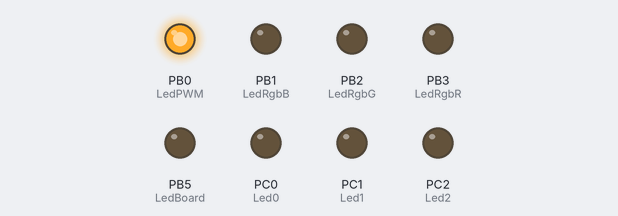
The program below on a simulated ATmega328P, built with avr-gcc and emulated at 16 MHz. Parts: output pins drawn as LEDs (lit = HIGH).

Above: at 0.2 s.
At 1.2 s:
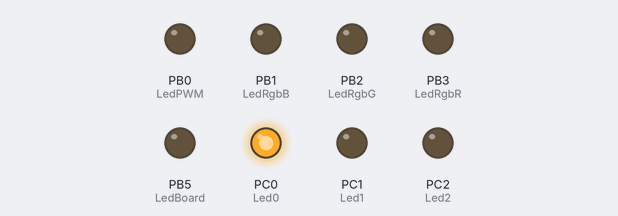
At 2.2 s:
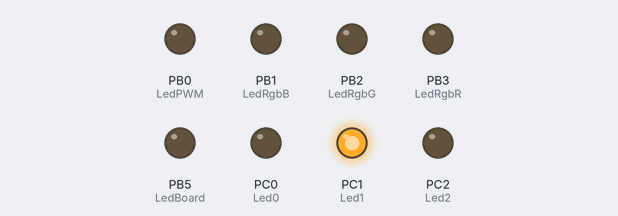
At 5.2 s:
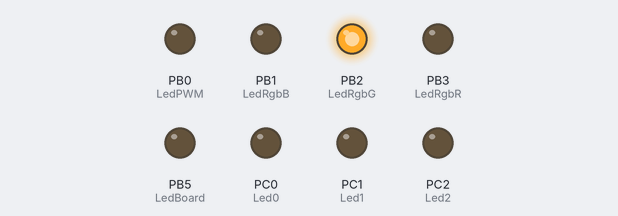
At 7.2 s:
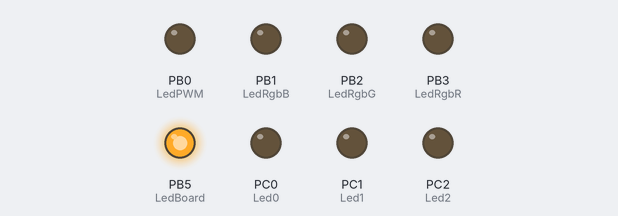
At 9.7 s:
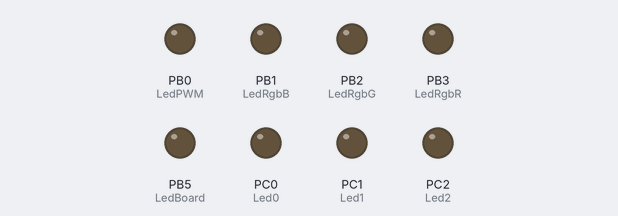
Timing chart, 0 to 10.4 s (numbered marks = the images above):
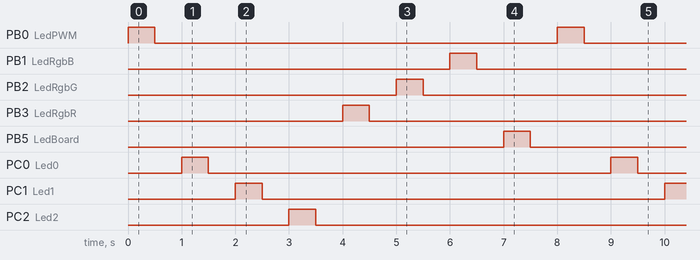

The program:

main.c
```c
/* arduino nano u1
 * Èçó÷åíèå îòëàäî÷íîé ïëàòû íà atmega328P
 */
#include <u1.h>      // Ïîäêëþ÷àåì îïðåäåëåíèÿ ââîäà/âûâîäà

#define delms 500

int main(void){

	uint8_t temp;


  DDRB |= (1<<LedBoard)|(1<<LedPWM)|(1<<LedRgbB)|(1<<LedRgbG)|(1<<LedRgbR);     // êîíôèãóðèðóåì ïèí êàê âûõîä
  DDRC |= (1<<Led0)|(1<<Led1)|(1<<Led2);
  while (1)
  {
// LedPWM for test Zotek ZT301
	PORTB |= (1<<LedPWM); // 100ms 10Hz
	_delay_ms(delms);
	PORTB &=~(1<<LedPWM);
	_delay_ms(delms);

// Test Led0-2 green
	PORTC |= (1<<Led0);
		_delay_ms(delms);
	PORTC &=~(1<<Led0);
	_delay_ms(delms);

	PORTC |= (1<<Led1);
		_delay_ms(delms);
	PORTC &=~(1<<Led1);
	_delay_ms(delms);

	PORTC |= (1<<Led2);
		_delay_ms(delms);
	PORTC &=~(1<<Led2);
	_delay_ms(delms);

// Mini Test Rgb
	PORTB |= (1<<LedRgbR); // RED
	_delay_ms(delms);
	PORTB &=~(1<<LedRgbR);
	_delay_ms(delms);
	PORTB |= (1<<LedRgbG); // GREEN
	_delay_ms(delms);
	PORTB &=~(1<<LedRgbG);
	_delay_ms(delms);
	PORTB |= (1<<LedRgbB); // BLUE
	_delay_ms(delms);
	PORTB &=~(1<<LedRgbB);
	_delay_ms(delms);

// LedBoard
	PORTB |= (1<<LedBoard); // LedBoard
	_delay_ms(delms);
	PORTB &=~(1<<LedBoard);
	_delay_ms(delms);

  }
}
```

u1.h
```c
/*  arduino nano u1 hard file */
#ifndef U1_H
#define U1_H

#define F_CPU 16000000UL // Óêàçûâàåì òàêòîâóþ ÷àñòîòó ÌÊ
#include <avr/io.h>      // Ïîäêëþ÷àåì îïðåäåëåíèÿ ââîäà/âûâîäà
#include <util/delay.h>
#include <avr/eeprom.h>  // Funtion and Build file .eep
#include <avr/interrupt.h>
#include <stdint.h>

#define LedBoard PB5     // Câåòîäèîä ñàìîé ïëàòû
#define LedPWM   PB0     // Câåòîäèîä PWM
#define LedRgbB  PB1     // Câåòîäèîä Rgb B
#define LedRgbG  PB2     // Câåòîäèîä Rgb G
#define LedRgbR  PB3     // Câåòîäèîä Rgb R
#define Led0     PC0     // Câåòîäèîä c0
#define Led1     PC1     // Câåòîäèîä c1
#define Led2     PC2     // Câåòîäèîä c2

#endif
```

Measured:
- by itself, PB0 (LedPWM), PB1 (LedRgbB), PB2 (LedRgbG), PB3 (LedRgbR), PB5 (LedBoard), PC0 (Led0), PC1 (Led1), PC2 (Led2): alternates HIGH for 0.50 s and LOW for 7.5 s
- by itself, everything shown: repeats every 8.0 s, in 16 steps
